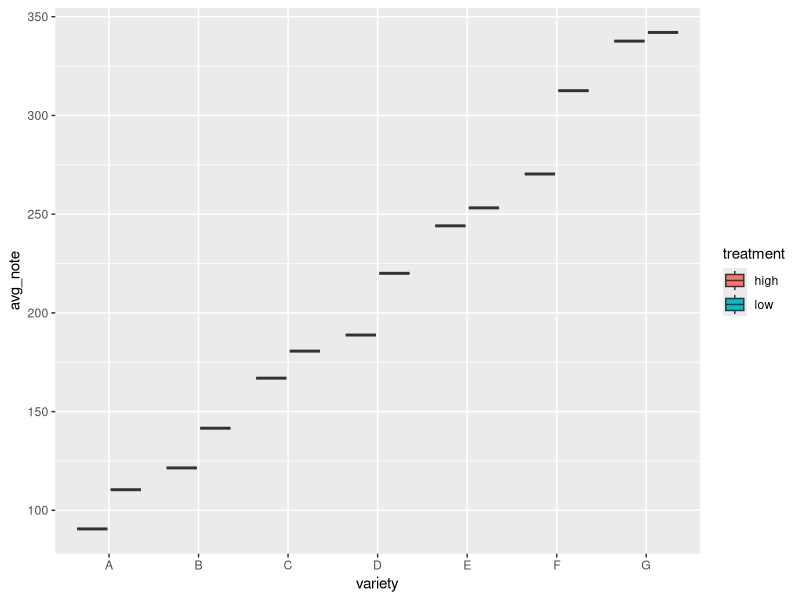
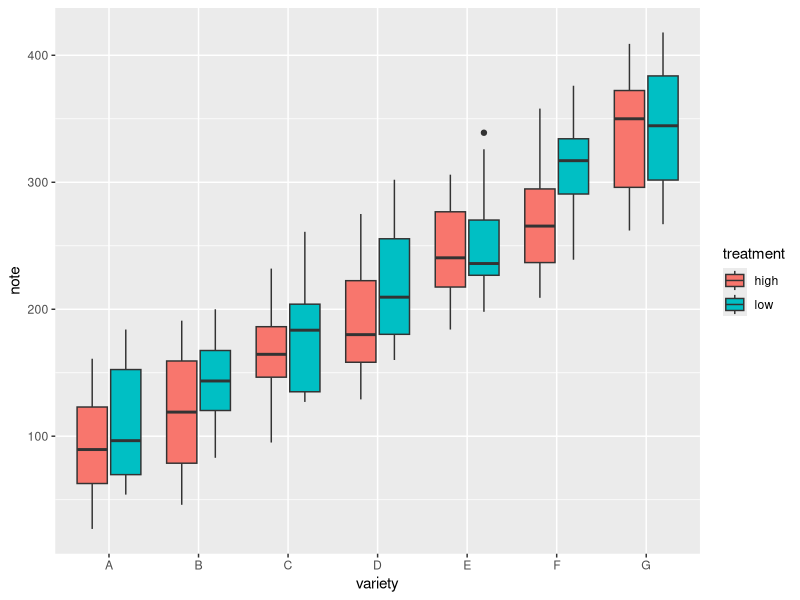
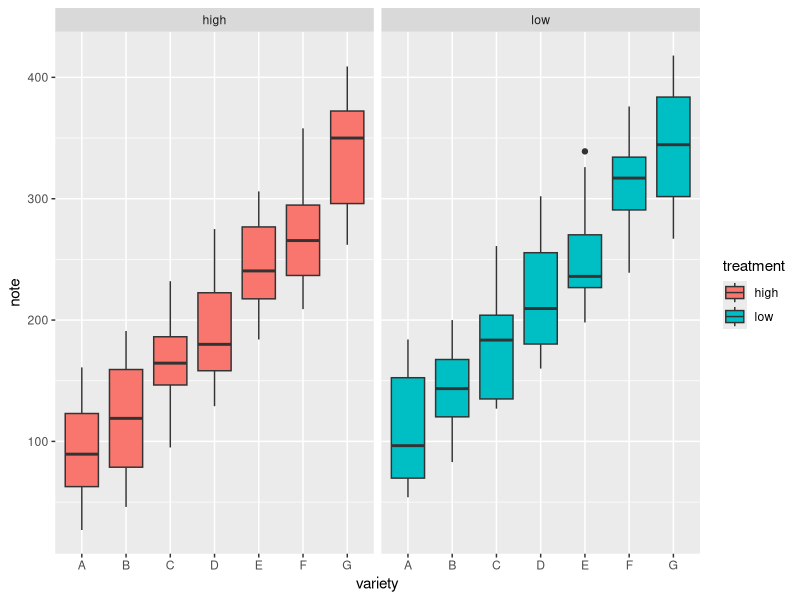
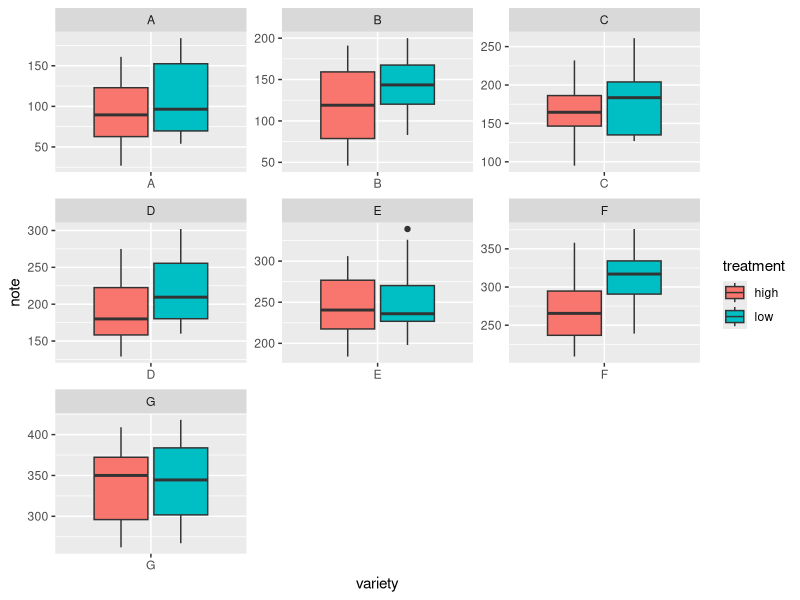

R code for these plots, in order:
library(tidyverse)

# create a data frame
variety=rep(LETTERS[1:7], each=40)
treatment=rep(c("high","low"),each=20)
note=seq(1:280)+sample(1:150, 280, replace=T)
data=data.frame(variety, treatment ,  note)

cars <- mtcars %>%
  select(cyl, mpg, hp, qsec) %>%
  group_by(cyl) %>%
  summarise(mpg = mean(mpg), hp = mean(hp), qsec = mean(qsec))

data2 <- data %>%
  group_by(variety, treatment) %>%
  select(variety, treatment, note) %>%
  summarise(avg_note = mean(note))
head(data2)

# grouped boxplot
ggplot(data2, aes(x=variety, y=avg_note, fill=treatment)) + 
  geom_boxplot()

# grouped boxplot
ggplot(data, aes(x=variety, y=note, fill=treatment)) + 
    geom_boxplot()

# One box per treatment
ggplot(data, aes(x=variety, y=note, fill=treatment)) + 
  geom_boxplot() +
  facet_wrap(~treatment)
# one box per variety
ggplot(data, aes(x=variety, y=note, fill=treatment)) + 
  geom_boxplot() +
  facet_wrap(~variety, scale="free")

